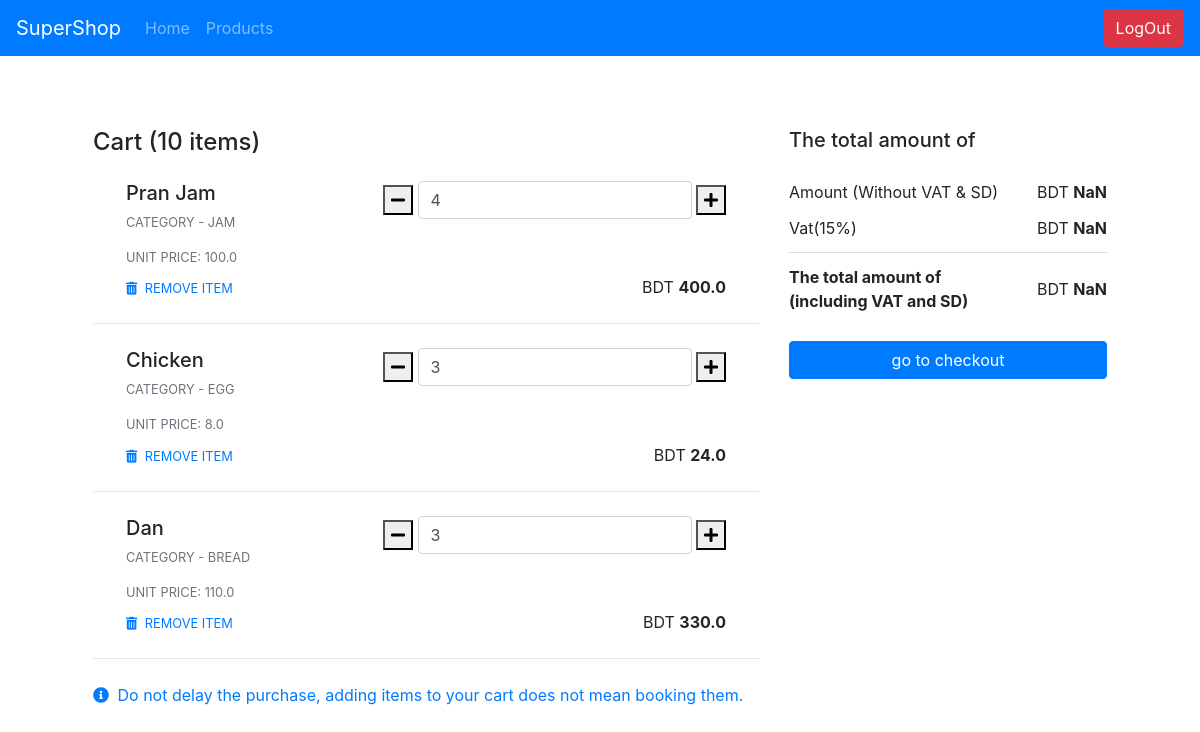
The page /cart/ (signed in) on the database its author committed.
### supershop_app/models.py (models this page shows, shortened)
class Cart(models.Model):
    id = models.AutoField(primary_key=True)
    cart_code = models.UUIDField(default=uuid.uuid4)
    added_products = models.ForeignKey(Product, on_delete=models.SET_NULL, db_constraint=False, null=True)
    product_count = models.PositiveIntegerField(default=1)

class Product(models.Model):
    id = models.AutoField(primary_key=True)
    product_code = models.UUIDField(default=uuid.uuid4)
    product_name = models.CharField(max_length=255, blank=False, null=False, unique=True)
    product_category = models.ForeignKey(ProductCategory, on_delete=models.CASCADE)
    product_unit_price = models.FloatField(default=0.0)
    current_stock = models.IntegerField(default=0)

class ProductCategory(models.Model):
    id = models.AutoField(primary_key=True)
    category_code = models.UUIDField(default=uuid.uuid4)
    category_name = models.CharField(max_length=255, blank=False, null=False, unique=True)

### supershop_app/views.py (the view)
# urls.py: path('cart/', views.cart_view, name="cart_view"),
def cart_view(request):
    cart_product = models.Order.objects.filter(purchase_by=request.user, order_placed=False).first()
    total_orders = models.Order.objects.filter(purchase_by=request.user, order_placed=False).first()
    if total_orders is None:
        total_orders = 0
    total_orders = total_orders.purchased_products.aggregate(Sum('product_count'))['product_count__sum']
    context = {
        "cart_products": cart_product.purchased_products.filter(product_count__gt=0),
        "order_id": cart_product.pk,
        "total_orders": total_orders,
        "is_logged_in": request.user.is_authenticated,
        "title": "Cart",
        "left_utils": [
            {
                "name": "Products",
                "url": "/products/",
                "id": "cart-id"
            }]
    }
    return render(request, "cart_template.html", context=context)

### supershop_app/templatetags/custom_tags.py (called while the page is built)
@register.filter(name='calculate_total_price')
def calculate_total_price(price, unit):
    price = float(price)
    unit = int(unit)
    return price * unit

### supershop_app/templates/supershop_app/cart_template.html (shortened to what this page needs)
{% extends 'base.html' %}
{% load static %}
{% load custom_tags %}
{% block content %}
    <div class="container">
        <div class="m-5">
            <section>
                <div class="row">
                    <div class="col-lg-8">
                        <div class="mb-3">
                            <div class="pt-4 wish-list">
                                <h4 class="mb-4">Cart (<span id="cart-id-lg">{{ total_orders }}</span> items)</h4>
                                {% for cart_product in cart_products %}
                                    <div class="row mb-4">
                                        <div class="col-md-12 col-lg-12 col-xl-12 px-5">
                                            <div>
                                                <div class="d-flex justify-content-between">
                                                    <div>
                                                        <h5>{{ cart_product.added_products.product_name }}</h5>
                                                        <p class="mb-3 text-muted text-uppercase small">Category - <span> {{ cart_product.added_products.product_category.category_name }} </span></p>
                                                        <p class="mb-2 text-muted text-uppercase small">Unit Price: <span id="unit-price-id__{{ cart_product.added_products.pk }}"> {{ cart_product.added_products.product_unit_price }} </span> </p>
                                                    </div>
                                                    <div>
                                                        <div class="def-number-input number-input safari_only mb-0 w-100">
                                                            <button onclick="this.parentNode.querySelector('input[type=number]').stepDown(); updateInput({{ cart_product.added_products.pk }}, -1);"
                                                            class="decrease"><i class="fas fa-minus"></i></button>
                                                            <label>
                                                                <input class="quantity form-control" id="quantity__{{ cart_product.added_products.pk }}" min="0" name="quantity" value="{{ cart_product.product_count }}" type="number">
                                                            </label>
                                                            <button onclick="this.parentNode.querySelector('input[type=number]').stepUp(); updateInput({{ cart_product.added_products.pk }}, 1);"
                                                            class="increase"><i class="fas fa-plus"></i></button>
                                                        </div>
                                                    </div>
                                                </div>
                                                <div class="d-flex justify-content-between align-items-center">
                                                    <div>
                                                        <a href="javascript:" onclick="removeItem({{ cart_product.added_products.pk }});" type="button" class="card-link-secondary small text-uppercase mr-3"><i
                                                            class="fas fa-trash-alt mr-1"></i> Remove item </a>
                                                    </div>
                                                    <p class="mb-0"><span> BDT <strong class="summary" id="summary__{{ cart_product.added_products.pk }}"> {{ cart_product.added_products.product_unit_price|calculate_total_price:cart_product.product_count }} </strong></span></p>
                                                </div>
                                            </div>
                                        </div>
                                    </div>
                                    <hr class="mb-4">
                                {% endfor %}
                                <p class="text-primary mb-0"><i class="fas fa-info-circle mr-1"></i> Do not delay the purchase, adding
                                items to your cart does not mean booking them.</p>
                            </div>
                        </div>
                    </div>
                    <div class="col-lg-4">
                        <div class="mb-3">
                            <div class="pt-4">
                                <h5 class="mb-3">The total amount of</h5>
                                <ul class="list-group list-group-flush">
                                    <li class="list-group-item d-flex justify-content-between align-items-center border-0 px-0 pb-0">
                                        Amount (Without VAT & SD)
                                        <span> BDT <strong id="total-amount-id">0.0</strong></span>
                                    </li>
                                    <li class="list-group-item d-flex justify-content-between align-items-center px-0">
                                        Vat(15%)
                                        <span>BDT <strong id="vat-id"></strong></span>
                                    </li>
                                    <li class="list-group-item d-flex justify-content-between align-items-center border-0 px-0 mb-3">
                                        <div>
                                            <strong>The total amount of</strong>
                                            <strong>
                                              <p class="mb-0">(including VAT and SD)</p>
                                            </strong>
                                        </div>
                                        <span>BDT <strong id="total-amt-with-vat">0.0</strong></span>
                                    </li>
                                </ul>
                                <button type="button" class="btn btn-primary btn-block">go to checkout</button>
                            </div>
                        </div>
                    <div class="mb-3">
                        <div class="pt-4">
                        </div>
                    </div>
                </div>
                </div>
            </section>
        </div>
    </div>
{% endblock %}

### rows shown on the page
Cart: added_products.product_name "Pran Jam", added_products.product_category.category_name "JAM", added_products.product_unit_price "100.0", quantity "4", added_products.product_unit_price|calculate_total_price "400.0"
Cart: added_products.product_name "Chicken", added_products.product_category.category_name "EGG", added_products.product_unit_price "8.0", quantity "3", added_products.product_unit_price|calculate_total_price "24.0"
Cart: added_products.product_name "Dan", added_products.product_category.category_name "BREAD", added_products.product_unit_price "110.0", quantity "3", added_products.product_unit_price|calculate_total_price "330.0"

### other values the page prints
{{ left_util.name }} "Products"
{{ total_orders }} "10"
